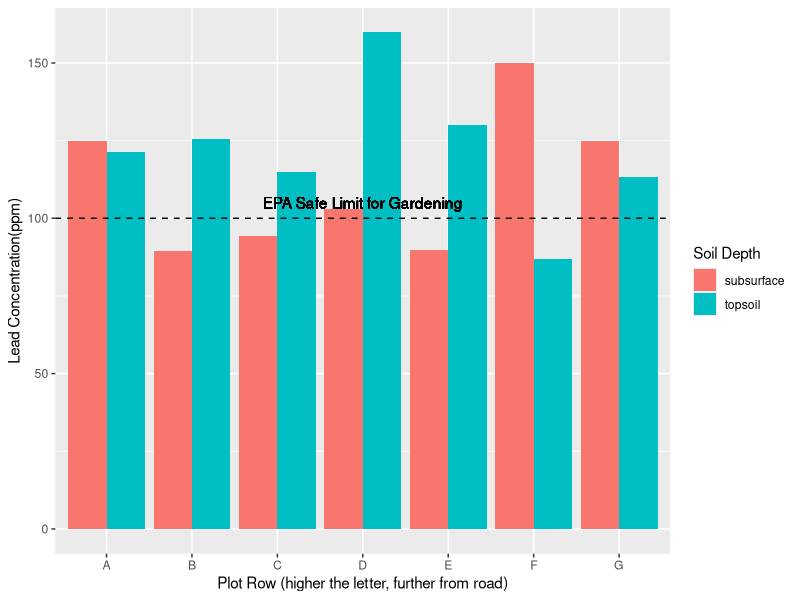
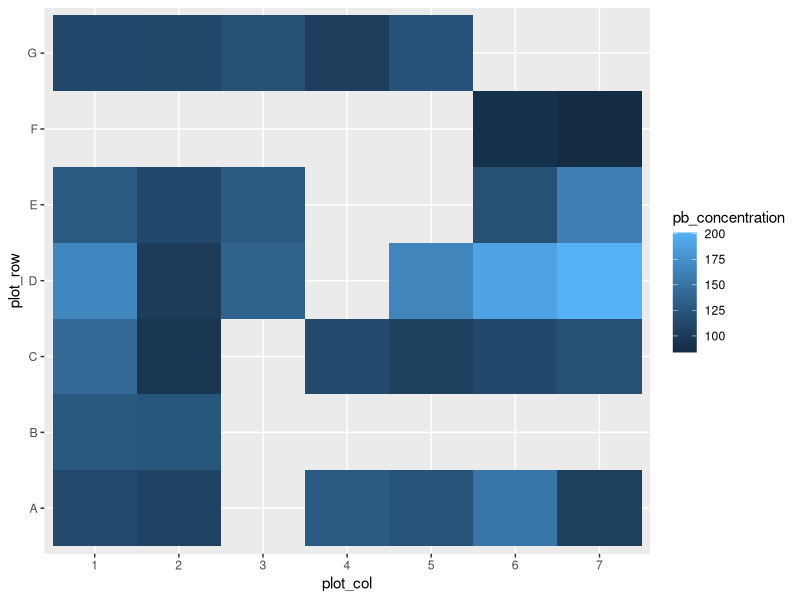
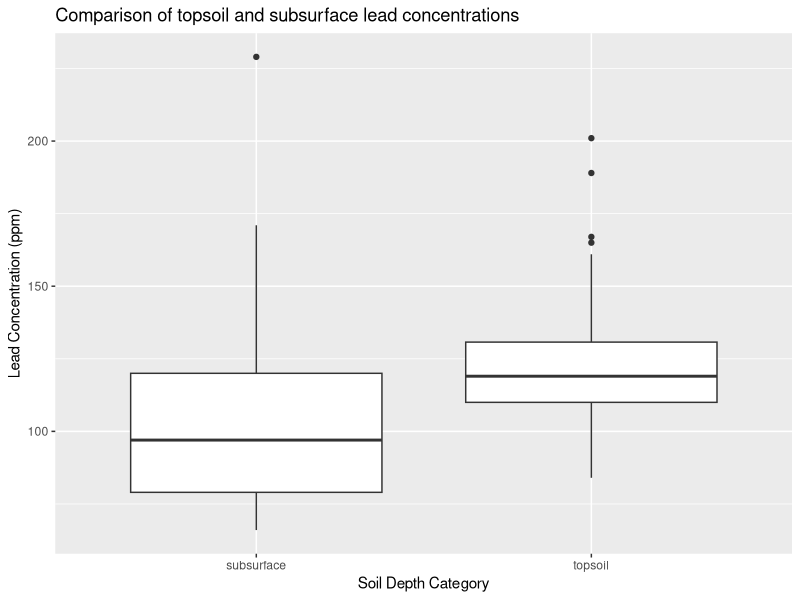

Source code (R) for these figures, in order:
## ---- chunk 1
library(tidyverse)
## ---- chunk 2
soil_data <- read_csv("eas_mattapan_data_cleaned.csv") %>%
  rename_all(~tolower(gsub(" ", "_", .))) %>%
  filter(!str_detect(info, "NIST")) %>%
  select(contains("pb"), test_label, info)
## ---- chunk 3
# Split info columns to coordinate system
soil_data_cleaned <- soil_data %>% 
  mutate(category = case_when(str_length(info) == 3 ~ "normal",
                              str_detect(info, "RB") ~ "raised_bed",
                              str_detect(info, "green") ~ "produce")) %>%
  mutate(level = str_extract(info, "[TD]$"), 
         plot_row = str_extract(info, "^[A-G]"),
         plot_col = case_when(category == "normal" ~ 
                               str_extract(info, "(?<=\\D)[0-9]"))) %>%
  mutate(level = case_when(level == "T" ~ "topsoil", level == "D" ~ "subsurface")) %>%
  mutate_at(vars(contains("concentration")), as.numeric) %>% 
  mutate(across(contains("concentration"), ~ifelse(is.na(.), 0, .)))

## NEXT STEP: Map the x and y coordinates to distances
  
## ---- chunk 4
soil_data_cleaned %>%
  group_by(plot_row, level) %>%
  summarize(avg_plot_row = mean(pb_concentration)) %>%
  drop_na() %>%
  ggplot() +
    geom_col(aes(x = plot_row, y = avg_plot_row, fill = level), position = "dodge") +
    geom_hline(yintercept = 100, linetype = "dashed") +
    labs(x = "Plot Row (higher the letter, further from road)", 
         y = "Lead Concentration(ppm)",
         fill = "Soil Depth")+
  geom_text(aes(label = "EPA Safe Limit for Gardening"), x = "D", y = 105)
  
## ---- chunk 5
soil_data_cleaned %>%
  filter(level == "topsoil") %>%
  drop_na() %>%
  ggplot() +
    geom_tile(aes(x = plot_col, y = plot_row, fill = pb_concentration))
## ---- chunk 6
soil_data_cleaned %>%
  filter(category == "normal") %>%
  ggplot() +
    geom_boxplot(aes(x = level, y = pb_concentration)) +
    labs(x = "Soil Depth Category", y = "Lead Concentration (ppm)",
         title = "Comparison of topsoil and subsurface lead concentrations")
